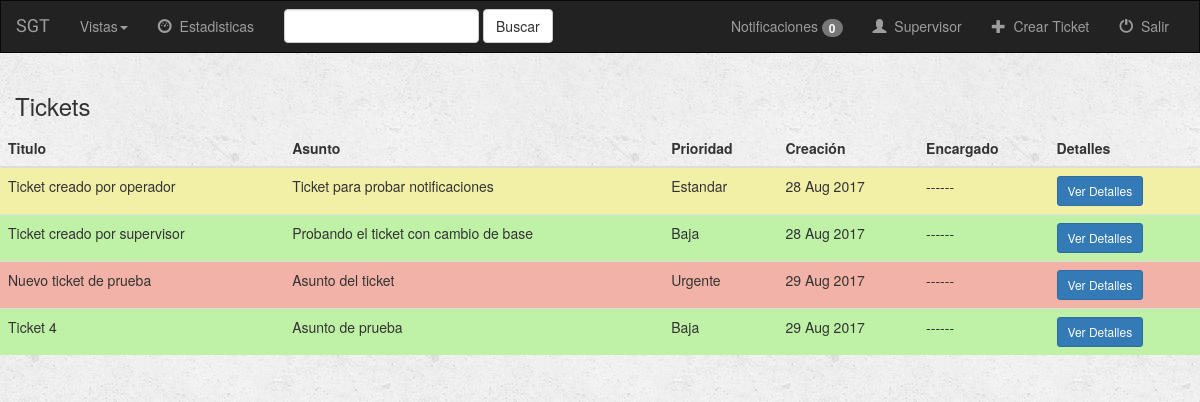
The page / (signed in) on the database as committed earlier.
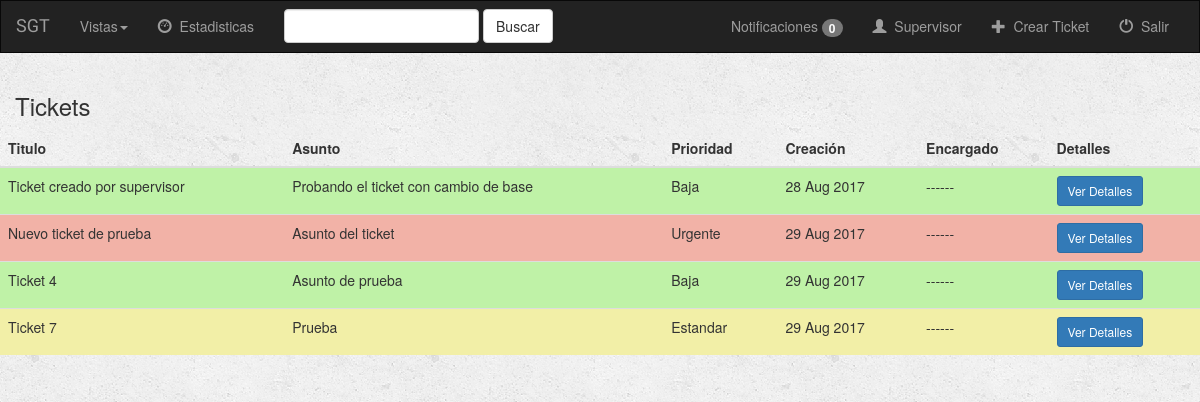
The same page on the database as committed later.
### ticket/models.py (models this page shows, shortened)
class Ticket(models.Model):
    titulo = models.CharField(max_length=100)
    asunto = models.CharField(max_length=300, null=True)
    contenido = models.CharField(max_length=300, null=True)
    prioridad = models.CharField(max_length=15, choices=(('Urgente', 'Urgente'), ('Estandar', 'Estandar'),
                                                         ('Baja', 'Baja')))
    impacto = models.CharField(max_length=8, null=True)
    direccionamiento = models.CharField(max_length=10, null=True)
    cybersystem = models.CharField(max_length=10, null=True)
    fecha_apertura = models.DateField(auto_now_add=True)
    fecha_cierre = models.DateField(null=True)
    cerrado = models.BooleanField(default=False)
    aplazado = models.BooleanField(default=False)
    fecha_aplazo = models.DateTimeField(null=True, default=datetime.now)
    tiempo_restante_aplazo = models.DurationField(null=True)
    asignado = models.BooleanField(default=False)
    eliminado = models.BooleanField(default=False)
    creador = models.ForeignKey(User, related_name='creador')
    encargado = models.ForeignKey(User, related_name='encargado', null=True)
    cerrador = models.ForeignKey(User, related_name='cerrador', null=True)

### ticket/views.py (the view)
# urls.py: url(r'^$', views.index, name='index'),
def index(request):
    context = {'tickets_active': 'active', 'mis_tickets_active': '', 'tickets_cerrados_active': '',
               'tickets_eliminados_active': '', 'tickets_no_asignados_active': '', 'tickets_aplazados_active': '',
               'notificaciones': consultarNotificaciones(request.user)}
    if not request.user.is_authenticated():
        return render(request, 'ticket/login.html')
    else:
        context['tickets'] = Ticket.objects.filter(cerrado=False, eliminado=False, aplazado=False)
        context['base'] = 'ticket/' + request.user.empleado.perfil + '/base.html'
        return render(request, 'ticket/index.html', context)

### ticket/views.py (called while the page is built)
def consultarNotificaciones(user):
    if hasattr(user, 'notificaciones'):
        min_td = datetime.now() - timedelta(minutes=10)
        notificaciones = list(user.notificaciones.filter(fecha__gte=min_td))
        notificaciones.sort(key=lambda noti: noti.fecha, reverse=True)
        return notificaciones
    else:
        return []

### templates/ticket/index.html (shortened to what this page needs)
{% extends base %}
{% block body %}
<div class="albums-container container-fluid">
    <div class="row">
        <div class="col-sm-12">
            <h3>Tickets</h3>
        </div>
        {% if tickets %}
            <table class="table">
                <thead>
                <tr>
                    <th>Titulo</th>
                    <th>Asunto</th>
                    <th>Prioridad</th>
                    <th>Creación</th>
                    <th>Encargado</th>
                    <th>Detalles</th>
                </tr>
                </thead>
                <tbody>
                {% for ticket in tickets %}
                    <tr {% if ticket.prioridad == 'Baja' %}
                            style="background-color:#BFF2A7"
                        {% elif ticket.prioridad == 'Estandar' %}
                            style="background-color:#F2EFA7"
                        {% elif ticket.prioridad == 'Urgente' %}
                            style="background-color:#F2B2A7"
                        {% endif %}>
                        <td>{{ ticket.titulo }}</td>
                        <td>{{ ticket.asunto }}</td>
                        <td>{{ ticket.prioridad }}</td>
                        <td>{{ ticket.fecha_apertura|date:"d M Y" }}</td>
                        <td>{% if ticket.encargado %} {{ ticket.encargado.empleado }} {% else %} ------ {% endif %}</td>
                        <td><a href="{% url 'ticket:detail' ticket.id %}" class="btn btn-primary btn-sm" role="button">Ver Detalles</a></td>
                    </tr>
                {% endfor %}
                </tbody>
            </table>
        {% endif %}
    </div>
</div>
{% endblock %}

Rows that differ between the two databases and show on the page:
no longer on this page (row edited): Ticket: titulo "Ticket creado por operador", asunto "Ticket para probar notificaciones", prioridad "Estandar", fecha_apertura "28 Aug 2017"
added Ticket: titulo "Ticket 7", asunto "Prueba", prioridad "Estandar", fecha_apertura "29 Aug 2017"
